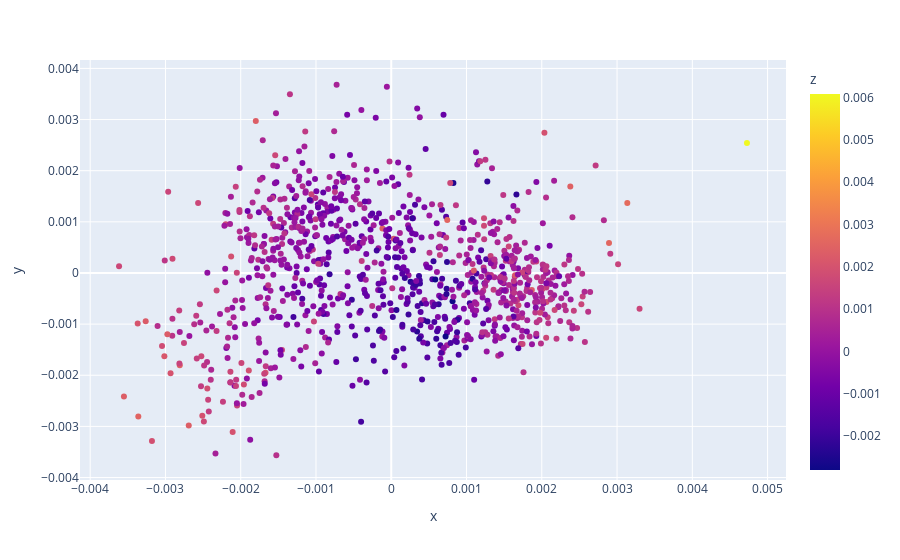

Notebook code for this chart:
### Code cell
p = pca.fit_transform(np.array(vectors[:1000]))
p = pd.DataFrame(p,columns=["x",'y','z'])
p['headline'] = df.head(1000)["headline"].values
fig = px.scatter(p, x="x", y="y",hover_name="headline", color = "z", size_max=60)
fig.update_layout(
     height=1200)
fig.show()

### Figure 1 — Plotly figure (JSON) as saved in the notebook; plotly's stock layout.template omitted (floating-point values rounded to 4 significant figures; data arrays with more than 128 entries replaced by an {"elided": "..."} marker saying what was removed)
{"data": [{"hovertemplate": "<b>%{hovertext}</b><br><br>x=%{x}<br>y=%{y}<br>z=%{marker.color}<extra></extra>", "hovertext": {"elided": "1000 str values"}, "legendgroup": "", "marker": {"color": {"elided": "1000 float values"}, "coloraxis": "coloraxis", "symbol": "circle"}, "mode": "markers", "name": "", "orientation": "v", "showlegend": false, "type": "scatter", "x": {"elided": "1000 float values"}, "xaxis": "x", "y": {"elided": "1000 float values"}, "yaxis": "y"}], "layout": {"autosize": true, "coloraxis": {"colorbar": {"title": {"text": "z"}}, "colorscale": [[0, "#0d0887"], [0.1111, "#46039f"], [0.2222, "#7201a8"], [0.3333, "#9c179e"], [0.4444, "#bd3786"], [0.5556, "#d8576b"], [0.6667, "#ed7953"], [0.7778, "#fb9f3a"], [0.8889, "#fdca26"], [1, "#f0f921"]]}, "legend": {"tracegroupgap": 0}, "margin": {"t": 60}, "xaxis": {"anchor": "y", "autorange": true, "domain": [0, 1], "range": [-0.004116, 0.005226], "title": {"text": "x"}, "type": "linear"}, "yaxis": {"anchor": "x", "autorange": true, "domain": [0, 1], "range": [-0.003999, 0.004115], "title": {"text": "y"}, "type": "linear"}}}
